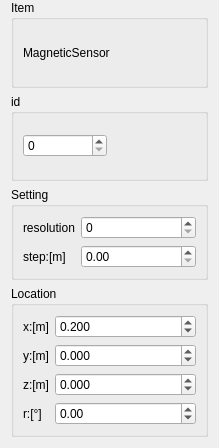
<?xml version="1.0" encoding="UTF-8"?>
<ui version="4.0">
 <class>WidgetMagneticSensorSetting</class>
 <widget class="QWidget" name="WidgetMagneticSensorSetting">
  <property name="geometry">
   <rect>
    <x>0</x>
    <y>0</y>
    <width>219</width>
    <height>448</height>
   </rect>
  </property>
  <property name="windowTitle">
   <string>Form</string>
  </property>
  <layout class="QVBoxLayout" name="verticalLayout">
   <property name="topMargin">
    <number>0</number>
   </property>
   <item>
    <widget class="QGroupBox" name="groupBox_4">
     <property name="title">
      <string>Item</string>
     </property>
     <layout class="QVBoxLayout" name="verticalLayout_5">
      <item>
       <widget class="QLabel" name="label">
        <property name="text">
         <string>MagneticSensor</string>
        </property>
       </widget>
      </item>
     </layout>
    </widget>
   </item>
   <item>
    <widget class="QGroupBox" name="groupBox">
     <property name="title">
      <string>id</string>
     </property>
     <layout class="QHBoxLayout" name="horizontalLayout">
      <item>
       <widget class="customSpinBox" name="spinBox_id">
        <property name="toolTip">
         <string>范围[0,10]</string>
        </property>
        <property name="maximum">
         <number>10</number>
        </property>
       </widget>
      </item>
      <item>
       <widget class="QLabel" name="label_Prompt">
        <property name="text">
         <string/>
        </property>
       </widget>
      </item>
     </layout>
    </widget>
   </item>
   <item>
    <widget class="QGroupBox" name="groupBox_2">
     <property name="title">
      <string>Setting</string>
     </property>
     <layout class="QVBoxLayout" name="verticalLayout_3">
      <item>
       <layout class="QFormLayout" name="formLayout_2">
        <item row="0" column="0">
         <widget class="QLabel" name="label_resolution">
          <property name="toolTip">
           <string>感应点数目</string>
          </property>
          <property name="text">
           <string>resolution</string>
          </property>
         </widget>
        </item>
        <item row="0" column="1">
         <widget class="customSpinBox" name="spinBox_resolution"/>
        </item>
        <item row="1" column="0">
         <widget class="QLabel" name="label_step">
          <property name="toolTip">
           <string>感应点间距</string>
          </property>
          <property name="text">
           <string>step:[m]</string>
          </property>
         </widget>
        </item>
        <item row="1" column="1">
         <widget class="customDoubleSpinBox" name="doubleSpinBox_step">
          <property name="singleStep">
           <double>0.100000000000000</double>
          </property>
         </widget>
        </item>
       </layout>
      </item>
     </layout>
    </widget>
   </item>
   <item>
    <widget class="QGroupBox" name="groupBox_3">
     <property name="title">
      <string>Location</string>
     </property>
     <layout class="QHBoxLayout" name="horizontalLayout_2">
      <item>
       <layout class="QFormLayout" name="formLayout">
        <item row="0" column="0">
         <widget class="QLabel" name="label_x">
          <property name="toolTip">
           <string>在机器人坐标系的x偏移</string>
          </property>
          <property name="text">
           <string>x:[m]</string>
          </property>
         </widget>
        </item>
        <item row="0" column="1">
         <widget class="customDoubleSpinBox" name="doubleSpinBox_x">
          <property name="decimals">
           <number>3</number>
          </property>
          <property name="minimum">
           <double>-10.000000000000000</double>
          </property>
          <property name="maximum">
           <double>10.000000000000000</double>
          </property>
          <property name="singleStep">
           <double>0.010000000000000</double>
          </property>
          <property name="value">
           <double>0.200000000000000</double>
          </property>
         </widget>
        </item>
        <item row="1" column="0">
         <widget class="QLabel" name="label_y">
          <property name="toolTip">
           <string>在机器人坐标系的y偏移</string>
          </property>
          <property name="text">
           <string>y:[m]</string>
          </property>
         </widget>
        </item>
        <item row="1" column="1">
         <widget class="customDoubleSpinBox" name="doubleSpinBox_y">
          <property name="decimals">
           <number>3</number>
          </property>
          <property name="minimum">
           <double>-10.000000000000000</double>
          </property>
          <property name="maximum">
           <double>10.000000000000000</double>
          </property>
          <property name="singleStep">
           <double>0.010000000000000</double>
          </property>
         </widget>
        </item>
        <item row="2" column="0">
         <widget class="QLabel" name="label_z">
          <property name="toolTip">
           <string>在机器人坐标系的z偏移</string>
          </property>
          <property name="text">
           <string>z:[m]</string>
          </property>
         </widget>
        </item>
        <item row="2" column="1">
         <widget class="customDoubleSpinBox" name="doubleSpinBox_z">
          <property name="frame">
           <bool>true</bool>
          </property>
          <property name="accelerated">
           <bool>false</bool>
          </property>
          <property name="keyboardTracking">
           <bool>true</bool>
          </property>
          <property name="decimals">
           <number>3</number>
          </property>
          <property name="minimum">
           <double>-10.000000000000000</double>
          </property>
          <property name="maximum">
           <double>10.000000000000000</double>
          </property>
          <property name="singleStep">
           <double>0.010000000000000</double>
          </property>
         </widget>
        </item>
        <item row="3" column="0">
         <widget class="QLabel" name="label_r">
          <property name="toolTip">
           <string>在机器人坐标系的朝向角</string>
          </property>
          <property name="text">
           <string>r:[°]</string>
          </property>
         </widget>
        </item>
        <item row="3" column="1">
         <widget class="customDoubleSpinBox" name="doubleSpinBox_r">
          <property name="toolTip">
           <string>范围[-180,180]</string>
          </property>
          <property name="decimals">
           <number>2</number>
          </property>
          <property name="minimum">
           <double>-180.000000000000000</double>
          </property>
          <property name="maximum">
           <double>180.000000000000000</double>
          </property>
         </widget>
        </item>
       </layout>
      </item>
     </layout>
    </widget>
   </item>
  </layout>
 </widget>
 <customwidgets>
  <customwidget>
   <class>customDoubleSpinBox</class>
   <extends>QDoubleSpinBox</extends>
   <header>ModelCustomWidget.h</header>
  </customwidget>
  <customwidget>
   <class>customSpinBox</class>
   <extends>QSpinBox</extends>
   <header>ModelCustomWidget.h</header>
  </customwidget>
 </customwidgets>
 <resources/>
 <connections/>
</ui>
